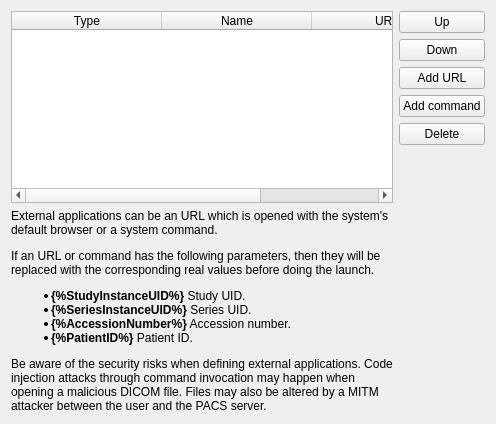
<?xml version="1.0" encoding="UTF-8"?>
<ui version="4.0">
 <class>udg::QExternalApplicationConfigurationScreenBase</class>
 <widget class="QWidget" name="udg::QExternalApplicationConfigurationScreenBase">
  <property name="windowTitle">
   <string>External applications</string>
  </property>
  <property name="windowIcon">
   <iconset resource="../main/main.qrc">
    <normaloff>:/images/icons/system-run-big.svg</normaloff>:/images/icons/system-run-big.svg</iconset>
  </property>
  <layout class="QGridLayout" name="gridLayout">
   <item row="0" column="0">
    <widget class="QTableWidget" name="m_tableWidget">
     <property name="selectionMode">
      <enum>QAbstractItemView::SingleSelection</enum>
     </property>
     <property name="selectionBehavior">
      <enum>QAbstractItemView::SelectRows</enum>
     </property>
     <attribute name="horizontalHeaderVisible">
      <bool>true</bool>
     </attribute>
     <attribute name="horizontalHeaderDefaultSectionSize">
      <number>150</number>
     </attribute>
     <attribute name="horizontalHeaderStretchLastSection">
      <bool>true</bool>
     </attribute>
     <attribute name="verticalHeaderVisible">
      <bool>false</bool>
     </attribute>
     <column>
      <property name="text">
       <string>Type</string>
      </property>
     </column>
     <column>
      <property name="text">
       <string>Name</string>
      </property>
     </column>
     <column>
      <property name="text">
       <string>URL</string>
      </property>
     </column>
    </widget>
   </item>
   <item row="1" column="0">
    <widget class="QLabel" name="label_3">
     <property name="text">
      <string>&lt;html&gt;
&lt;head/&gt;
&lt;body&gt;

&lt;p&gt;External applications can be an URL which is opened with the system's default browser or a system command.&lt;/p&gt;
&lt;p&gt;If an URL or command has the following parameters, then they will be replaced with the corresponding real values before doing the launch.&lt;/p&gt;

&lt;ul&gt;
&lt;li&gt;&lt;b&gt;{%StudyInstanceUID%}&lt;/b&gt; Study UID.&lt;/li&gt;
&lt;li&gt;&lt;b&gt;{%SeriesInstanceUID%}&lt;/b&gt; Series UID.&lt;/li&gt;
&lt;li&gt;&lt;b&gt;{%AccessionNumber%}&lt;/b&gt; Accession number.&lt;/li&gt;
&lt;li&gt;&lt;b&gt;{%PatientID%}&lt;/b&gt; Patient ID.&lt;/li&gt;
&lt;/ul&gt;
&lt;p&gt;Be aware of the security risks when defining external applications. Code injection attacks through command invocation may happen when opening a malicious DICOM file. Files may also be altered by a MITM attacker between the user and the PACS server.&lt;/p&gt;
&lt;/body&gt;
&lt;/html&gt;</string>
     </property>
     <property name="alignment">
      <set>Qt::AlignLeading|Qt::AlignLeft|Qt::AlignTop</set>
     </property>
     <property name="wordWrap">
      <bool>true</bool>
     </property>
    </widget>
   </item>
   <item row="0" column="1" rowspan="2">
    <layout class="QVBoxLayout" name="verticalLayout">
     <item>
      <widget class="QPushButton" name="m_buttonUp">
       <property name="text">
        <string>Up</string>
       </property>
       <property name="icon">
        <iconset resource="../main/main.qrc">
         <normaloff>:/images/icons/go-up.svg</normaloff>:/images/icons/go-up.svg</iconset>
       </property>
      </widget>
     </item>
     <item>
      <widget class="QPushButton" name="m_buttonDown">
       <property name="text">
        <string>Down</string>
       </property>
       <property name="icon">
        <iconset resource="../main/main.qrc">
         <normaloff>:/images/icons/go-down.svg</normaloff>:/images/icons/go-down.svg</iconset>
       </property>
      </widget>
     </item>
     <item>
      <widget class="QPushButton" name="m_buttonAddUrl">
       <property name="text">
        <string>Add URL</string>
       </property>
       <property name="icon">
        <iconset resource="../main/main.qrc">
         <normaloff>:/images/icons/list-add.svg</normaloff>:/images/icons/list-add.svg</iconset>
       </property>
      </widget>
     </item>
     <item>
      <widget class="QPushButton" name="m_buttonAddCommand">
       <property name="text">
        <string>Add command</string>
       </property>
       <property name="icon">
        <iconset resource="../main/main.qrc">
         <normaloff>:/images/icons/list-add.svg</normaloff>:/images/icons/list-add.svg</iconset>
       </property>
      </widget>
     </item>
     <item>
      <widget class="QPushButton" name="m_buttonDelete">
       <property name="text">
        <string>Delete</string>
       </property>
       <property name="icon">
        <iconset resource="../main/main.qrc">
         <normaloff>:/images/icons/edit-delete.svg</normaloff>:/images/icons/edit-delete.svg</iconset>
       </property>
      </widget>
     </item>
     <item>
      <spacer name="verticalSpacer">
       <property name="orientation">
        <enum>Qt::Vertical</enum>
       </property>
       <property name="sizeHint" stdset="0">
        <size>
         <width>20</width>
         <height>40</height>
        </size>
       </property>
      </spacer>
     </item>
    </layout>
   </item>
  </layout>
 </widget>
 <resources>
  <include location="../main/main.qrc"/>
  <include location="../main/main.qrc"/>
 </resources>
 <connections/>
</ui>
